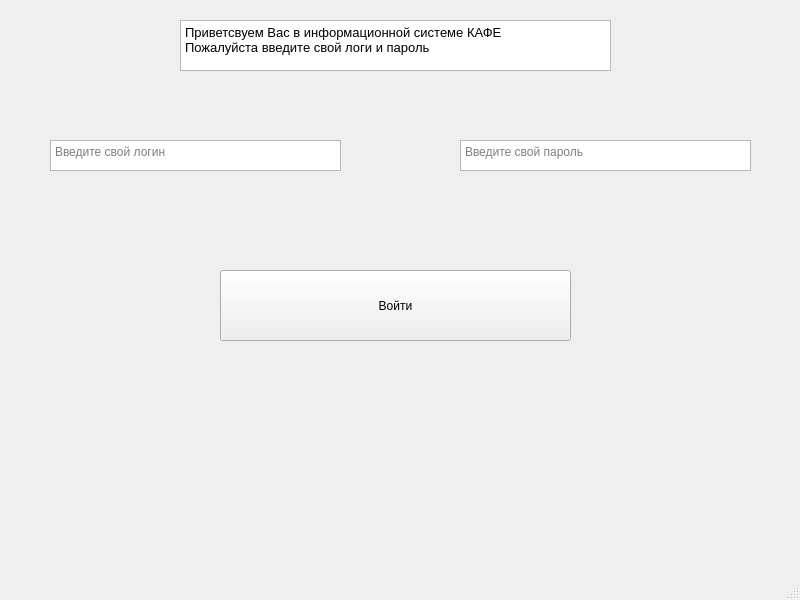
<?xml version="1.0" encoding="UTF-8"?>
<ui version="4.0">
 <class>login</class>
 <widget class="QMainWindow" name="login">
  <property name="geometry">
   <rect>
    <x>0</x>
    <y>0</y>
    <width>800</width>
    <height>600</height>
   </rect>
  </property>
  <property name="windowTitle">
   <string>Информационная система КАФЕ</string>
  </property>
  <widget class="QWidget" name="centralwidget">
   <widget class="QTextBrowser" name="titleLogin">
    <property name="geometry">
     <rect>
      <x>180</x>
      <y>20</y>
      <width>431</width>
      <height>51</height>
     </rect>
    </property>
    <property name="html">
     <string>&lt;!DOCTYPE HTML PUBLIC &quot;-//W3C//DTD HTML 4.0//EN&quot; &quot;http://www.w3.org/TR/REC-html40/strict.dtd&quot;&gt;
&lt;html&gt;&lt;head&gt;&lt;meta name=&quot;qrichtext&quot; content=&quot;1&quot; /&gt;&lt;style type=&quot;text/css&quot;&gt;
p, li { white-space: pre-wrap; }
&lt;/style&gt;&lt;/head&gt;&lt;body style=&quot; font-family:'Open Sans'; font-size:10pt; font-weight:400; font-style:normal;&quot;&gt;
&lt;p style=&quot; margin-top:0px; margin-bottom:0px; margin-left:0px; margin-right:0px; -qt-block-indent:0; text-indent:0px;&quot;&gt;Приветсвуем Вас в информационной системе КАФЕ&lt;/p&gt;
&lt;p style=&quot; margin-top:0px; margin-bottom:0px; margin-left:0px; margin-right:0px; -qt-block-indent:0; text-indent:0px;&quot;&gt;Пожалуйста введите свой логи и пароль&lt;/p&gt;&lt;/body&gt;&lt;/html&gt;</string>
    </property>
   </widget>
   <widget class="QTextEdit" name="addLogin">
    <property name="geometry">
     <rect>
      <x>50</x>
      <y>140</y>
      <width>291</width>
      <height>31</height>
     </rect>
    </property>
    <property name="html">
     <string>&lt;!DOCTYPE HTML PUBLIC &quot;-//W3C//DTD HTML 4.0//EN&quot; &quot;http://www.w3.org/TR/REC-html40/strict.dtd&quot;&gt;
&lt;html&gt;&lt;head&gt;&lt;meta name=&quot;qrichtext&quot; content=&quot;1&quot; /&gt;&lt;style type=&quot;text/css&quot;&gt;
p, li { white-space: pre-wrap; }
&lt;/style&gt;&lt;/head&gt;&lt;body style=&quot; font-family:'Open Sans'; font-size:10pt; font-weight:400; font-style:normal;&quot;&gt;
&lt;p style=&quot;-qt-paragraph-type:empty; margin-top:0px; margin-bottom:0px; margin-left:0px; margin-right:0px; -qt-block-indent:0; text-indent:0px;&quot;&gt;&lt;br /&gt;&lt;/p&gt;&lt;/body&gt;&lt;/html&gt;</string>
    </property>
    <property name="placeholderText">
     <string>Введите свой логин</string>
    </property>
   </widget>
   <widget class="QTextEdit" name="addPassword">
    <property name="geometry">
     <rect>
      <x>460</x>
      <y>140</y>
      <width>291</width>
      <height>31</height>
     </rect>
    </property>
    <property name="html">
     <string>&lt;!DOCTYPE HTML PUBLIC &quot;-//W3C//DTD HTML 4.0//EN&quot; &quot;http://www.w3.org/TR/REC-html40/strict.dtd&quot;&gt;
&lt;html&gt;&lt;head&gt;&lt;meta name=&quot;qrichtext&quot; content=&quot;1&quot; /&gt;&lt;style type=&quot;text/css&quot;&gt;
p, li { white-space: pre-wrap; }
&lt;/style&gt;&lt;/head&gt;&lt;body style=&quot; font-family:'Open Sans'; font-size:10pt; font-weight:400; font-style:normal;&quot;&gt;
&lt;p style=&quot;-qt-paragraph-type:empty; margin-top:0px; margin-bottom:0px; margin-left:0px; margin-right:0px; -qt-block-indent:0; text-indent:0px;&quot;&gt;&lt;br /&gt;&lt;/p&gt;&lt;/body&gt;&lt;/html&gt;</string>
    </property>
    <property name="placeholderText">
     <string>Введите свой пароль</string>
    </property>
   </widget>
   <widget class="QPushButton" name="loginButton">
    <property name="geometry">
     <rect>
      <x>220</x>
      <y>270</y>
      <width>351</width>
      <height>71</height>
     </rect>
    </property>
    <property name="text">
     <string>Войти</string>
    </property>
   </widget>
  </widget>
  <widget class="QMenuBar" name="menubar">
   <property name="geometry">
    <rect>
     <x>0</x>
     <y>0</y>
     <width>800</width>
     <height>23</height>
    </rect>
   </property>
  </widget>
  <widget class="QStatusBar" name="statusbar"/>
 </widget>
 <resources/>
 <connections/>
</ui>
